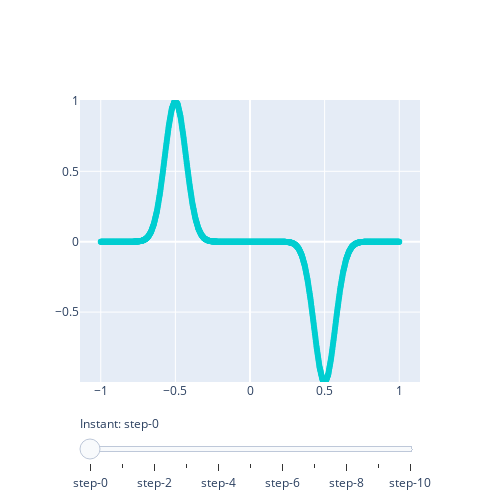
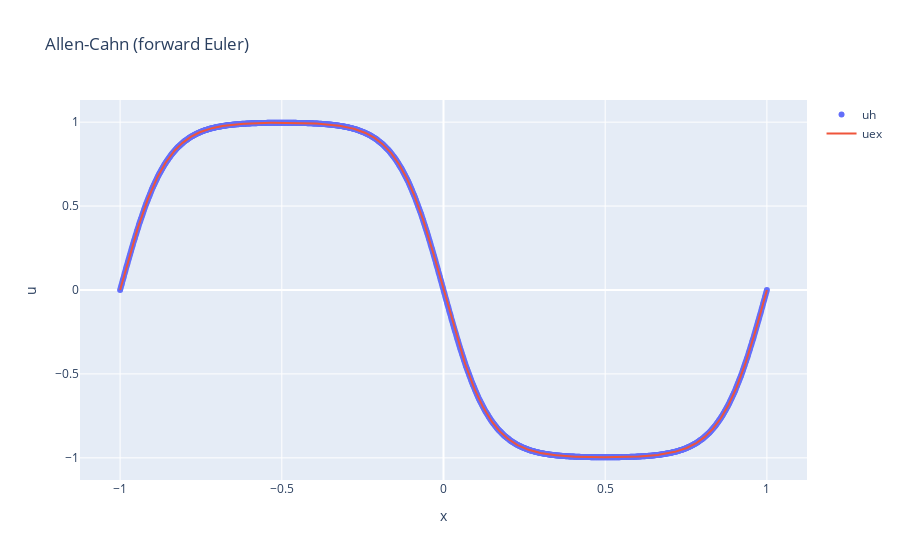

Notebook source saved alongside these figures, in order:
### Markdown cell above
### Validation

 Solve the Allen-Cahn equation with the Adam-Bashforth order 1 scheme.

### Code cell
# Setup (problem):
eps = 0.01
u0 = lambda x: np.exp(-100*(x+0.5)**2) - np.exp(-100*(x-0.5)**2) # initial condition

# Setup (discretization):
m = 100
h = 2/(m + 1)
xx = np.linspace(-1, 1, m + 2) # computation grid
xeval = np.linspace(-1, 1, 1000) # evaluation grid
k = 1/eps*h**2/6
T = 1000*k
N = int(T/k - 1)

# Solve the Allen Cahn equation:
all_t, all_U = Allen_Cahn_AB1(k, h, T, m, u0, eps)

# Evaluate the FEM approximation over the evaluation grid:
all_Ueval = eval_fem(all_U, xeval)

# Import reference solution at final time:
uex = np.loadtxt('uex-ac.txt')

# Plot the fem approximate solution:
plot_series(xeval, all_t, all_Ueval, "u_h", title="Allen-Cahn (forward Euler)")

# Compare the approximate solution with the reference solution final time:
import plotly.graph_objects as go
fig = go.Figure()
fig.add_trace(go.Scatter(x=xeval, y=all_Ueval[-1], mode='markers', name='uh'))
fig.add_trace(go.Scatter(x=xeval, y=uex, mode='lines', name='uex'))
fig.update_layout(title='Allen-Cahn (forward Euler)', xaxis_title='x', yaxis_title='u')
fig.show()

# Evaluation of the L-inf relative error at the final time with respect to the reference solution:
err = np.linalg.norm(all_Ueval[-1] - uex,np.inf) / np.linalg.norm(uex,np.inf)
print(f'Error at final time: {err:.2e}')

### Figure 1 — Plotly figure (JSON) as saved in the notebook; plotly's stock layout.template omitted (floating-point values rounded to 4 significant figures; data arrays with more than 128 entries replaced by an {"elided": "..."} marker saying what was removed)
{"data": [{"line": {"color": "#00CED1", "width": 6}, "mode": "markers", "name": "u_h", "type": "scatter", "visible": true, "x": {"elided": "1000 float values"}, "y": {"elided": "1000 float values"}}, {"line": {"color": "#00CED1", "width": 6}, "mode": "markers", "name": "u_h", "type": "scatter", "visible": false, "x": {"elided": "1000 float values"}, "y": {"elided": "1000 float values"}}, {"line": {"color": "#00CED1", "width": 6}, "mode": "markers", "name": "u_h", "type": "scatter", "visible": false, "x": {"elided": "1000 float values"}, "y": {"elided": "1000 float values"}}, {"line": {"color": "#00CED1", "width": 6}, "mode": "markers", "name": "u_h", "type": "scatter", "visible": false, "x": {"elided": "1000 float values"}, "y": {"elided": "1000 float values"}}, {"line": {"color": "#00CED1", "width": 6}, "mode": "markers", "name": "u_h", "type": "scatter", "visible": false, "x": {"elided": "1000 float values"}, "y": {"elided": "1000 float values"}}, {"line": {"color": "#00CED1", "width": 6}, "mode": "markers", "name": "u_h", "type": "scatter", "visible": false, "x": {"elided": "1000 float values"}, "y": {"elided": "1000 float values"}}, {"line": {"color": "#00CED1", "width": 6}, "mode": "markers", "name": "u_h", "type": "scatter", "visible": false, "x": {"elided": "1000 float values"}, "y": {"elided": "1000 float values"}}, {"line": {"color": "#00CED1", "width": 6}, "mode": "markers", "name": "u_h", "type": "scatter", "visible": false, "x": {"elided": "1000 float values"}, "y": {"elided": "1000 float values"}}, {"line": {"color": "#00CED1", "width": 6}, "mode": "markers", "name": "u_h", "type": "scatter", "visible": false, "x": {"elided": "1000 float values"}, "y": {"elided": "1000 float values"}}, {"line": {"color": "#00CED1", "width": 6}, "mode": "markers", "name": "u_h", "type": "scatter", "visible": false, "x": {"elided": "1000 float values"}, "y": {"elided": "1000 float values"}}, {"line": {"color": "#00CED1", "width": 6}, "mode": "markers", "name": "u_h", "type": "scatter", "visible": false, "x": {"elided": "1000 float values"}, "y": {"elided": "1000 float values"}}], "layout": {"autosize": false, "height": 500, "sliders": [{"active": 0, "currentvalue": {"prefix": "Instant: "}, "pad": {"t": 30}, "steps": [{"args": [{"visible": [true, false, false, false, false, false, false, false, false, false, false]}, {"title": "Allen-Cahn (forward Euler) t=0"}], "method": "update"}, {"args": [{"visible": [false, true, false, false, false, false, false, false, false, false, false]}, {"title": "Allen-Cahn (forward Euler) t=0.6535306996046137"}], "method": "update"}, {"args": [{"visible": [false, false, true, false, false, false, false, false, false, false, false]}, {"title": "Allen-Cahn (forward Euler) t=1.3070613992092235"}], "method": "update"}, {"args": [{"visible": [false, false, false, true, false, false, false, false, false, false, false]}, {"title": "Allen-Cahn (forward Euler) t=1.9605920988138332"}], "method": "update"}, {"args": [{"visible": [false, false, false, false, true, false, false, false, false, false, false]}, {"title": "Allen-Cahn (forward Euler) t=2.614122798418464"}], "method": "update"}, {"args": [{"visible": [false, false, false, false, false, true, false, false, false, false, false]}, {"title": "Allen-Cahn (forward Euler) t=3.267653498023096"}], "method": "update"}, {"args": [{"visible": [false, false, false, false, false, false, true, false, false, false, false]}, {"title": "Allen-Cahn (forward Euler) t=3.9211841976277277"}], "method": "update"}, {"args": [{"visible": [false, false, false, false, false, false, false, true, false, false, false]}, {"title": "Allen-Cahn (forward Euler) t=4.574714897232321"}], "method": "update"}, {"args": [{"visible": [false, false, false, false, false, false, false, false, true, false, false]}, {"title": "Allen-Cahn (forward Euler) t=5.228245596836908"}], "method": "update"}, {"args": [{"visible": [false, false, false, false, false, false, false, false, false, true, false]}, {"title": "Allen-Cahn (forward Euler) t=5.881776296441496"}], "method": "update"}, {"args": [{"visible": [false, false, false, false, false, false, false, false, false, false, true]}, {"title": "Allen-Cahn (forward Euler) t=6.535306996046083"}], "method": "update"}]}], "width": 500, "yaxis": {"range": [-0.9964, 1.006]}}}

### Figure 2 — Plotly figure (JSON) as saved in the notebook; plotly's stock layout.template omitted (floating-point values rounded to 4 significant figures; data arrays with more than 128 entries replaced by an {"elided": "..."} marker saying what was removed)
{"data": [{"mode": "markers", "name": "uh", "type": "scatter", "x": {"elided": "1000 float values"}, "y": {"elided": "1000 float values"}}, {"mode": "lines", "name": "uex", "type": "scatter", "x": {"elided": "1000 float values"}, "y": {"elided": "1000 float values"}}], "layout": {"title": {"text": "Allen-Cahn (forward Euler)"}, "xaxis": {"title": {"text": "x"}}, "yaxis": {"title": {"text": "u"}}}}
